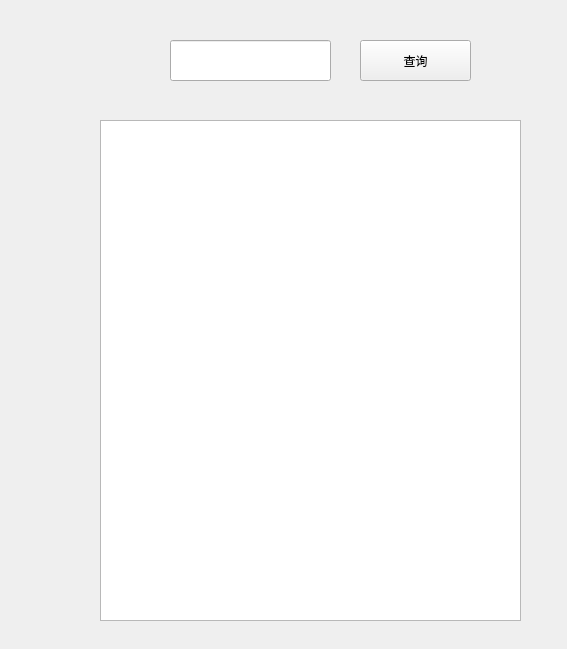
<?xml version="1.0" encoding="UTF-8"?>
<ui version="4.0">
 <class>Widget</class>
 <widget class="QWidget" name="Widget">
  <property name="geometry">
   <rect>
    <x>0</x>
    <y>0</y>
    <width>567</width>
    <height>649</height>
   </rect>
  </property>
  <property name="windowTitle">
   <string>Widget</string>
  </property>
  <widget class="QLineEdit" name="lineEdit">
   <property name="geometry">
    <rect>
     <x>170</x>
     <y>40</y>
     <width>161</width>
     <height>41</height>
    </rect>
   </property>
  </widget>
  <widget class="QPushButton" name="pushButton">
   <property name="geometry">
    <rect>
     <x>360</x>
     <y>40</y>
     <width>111</width>
     <height>41</height>
    </rect>
   </property>
   <property name="text">
    <string>查询</string>
   </property>
  </widget>
  <widget class="QTextBrowser" name="textBrowser">
   <property name="geometry">
    <rect>
     <x>100</x>
     <y>120</y>
     <width>421</width>
     <height>501</height>
    </rect>
   </property>
   <property name="openExternalLinks">
    <bool>false</bool>
   </property>
   <property name="openLinks">
    <bool>false</bool>
   </property>
  </widget>
 </widget>
 <layoutdefault spacing="6" margin="11"/>
 <resources/>
 <connections/>
</ui>
